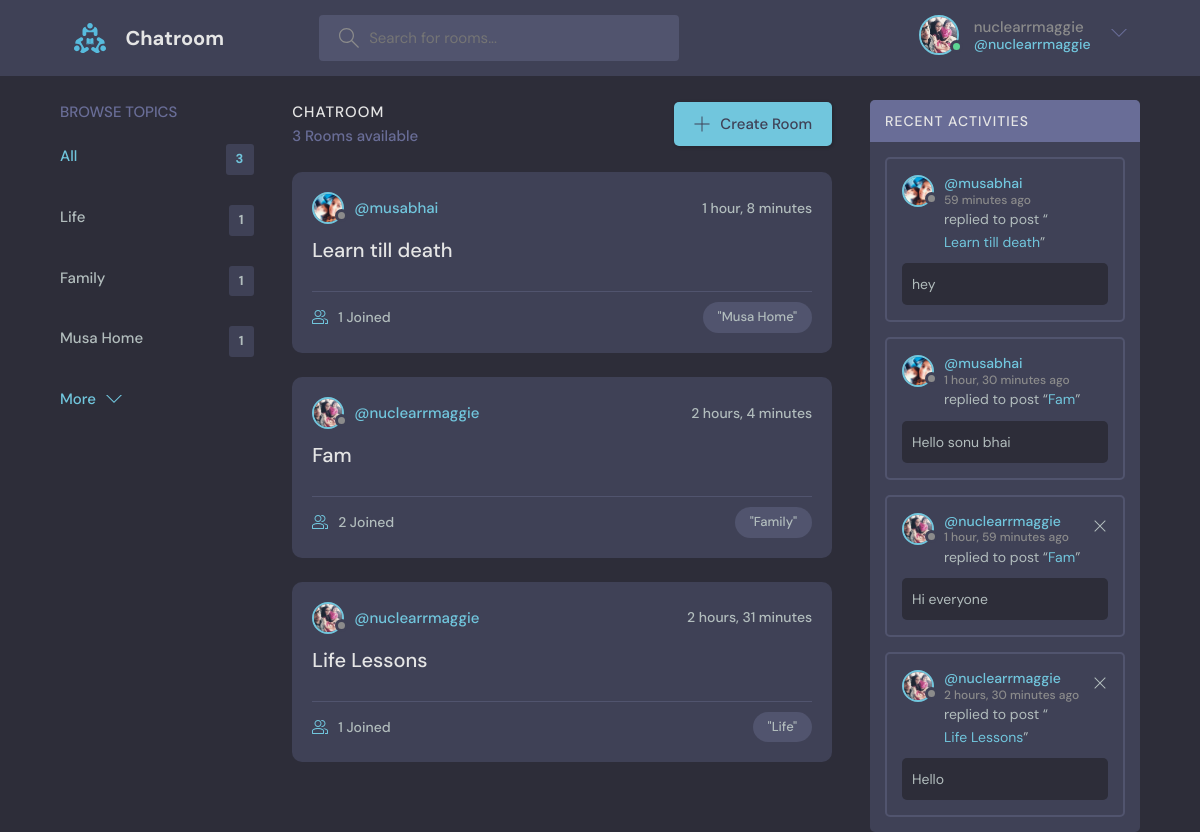
/ (signed in), run on the app's committed database.
### base/models.py (models this page shows, shortened)
class User(AbstractUser):
    name = models.CharField(max_length=200, null=True)
    email = models.EmailField(unique=True, null=True)
    bio = models.TextField(null=True)
    avatar = models.ImageField(null=True, default="avatar.svg")
    USERNAME_FIELD = 'email'
    REQUIRED_FIELDS = []

class Topic(models.Model):
    name = models.CharField(max_length=200)

class Room(models.Model):
    host = models.ForeignKey(User, on_delete=models.SET_NULL, null = True)
    topic = models.ForeignKey(Topic, on_delete=models.SET_NULL, null = True)
    name = models.CharField(max_length=200)
    description = models.TextField(null=True, blank=True)
    participants = models.ManyToManyField(User,related_name='participants',blank=True)
    updated = models.DateTimeField(auto_now=True)
    created = models.DateTimeField(auto_now_add=True)
    class Meta:
        ordering = ['-updated','-created']
    def __str__(self):
        return self.name

class Message(models.Model):
    user = models.ForeignKey(User, on_delete=models.CASCADE)
    room = models.ForeignKey(Room, on_delete=models.CASCADE)
    body = models.TextField()
    updated = models.DateTimeField(auto_now=True)
    created = models.DateTimeField(auto_now_add=True)
    class Meta:
        ordering = ['-updated','-created']

### base/views.py (the view)
# urls.py: path('', views.home, name='home'),
@login_required(login_url = 'login')
def home(request):
    q = request.GET.get('q') if request.GET.get('q') != None else ''
    rooms = Room.objects.filter(Q(topic__name__icontains=q)|Q(description__icontains=q)|Q(name__icontains=q))
    topics = Topic.objects.all()
    room_count = rooms.count()
    room_messages = Message.objects.filter(Q(room__topic__name__icontains=q))
    context = {'rooms' : rooms, 'topics':topics,'room_count':room_count, 'room_messages':room_messages}
    return render(request, 'base/home.html', context)

### base/templates/base/home.html (shortened to what this page needs)
{% extends 'main.html' %}
{% block content %}
    <main class="layout layout--3">
      <div class="container">
        {%include 'base/topics_component.html' %}
        <div class="roomList">
          <div class="roomList__header">
            <div>
              <h2>ChatRoom</h2>
              <p>{{room_count}} Rooms available</p>
            </div>
            <a class="btn btn--main" href="{% url 'create-room' %}">
              <svg version="1.1" xmlns="http://www.w3.org/2000/svg" width="32" height="32" viewBox="0 0 32 32">
                <title>add</title>
                <path
                  d="M16.943 0.943h-1.885v14.115h-14.115v1.885h14.115v14.115h1.885v-14.115h14.115v-1.885h-14.115v-14.115z"
                ></path>
              </svg>
              Create Room
            </a>
          </div>
          {% include 'base/feed_component.html' %}
        </div>
        {% include 'base/activity_component.html' %}
      </div>
    </main>
{% endblock content %}

### templates/navbar.html (shortened to what this page needs)
{% load static %}
<header class="header header--loggedIn">
    <div class="container">
      <a href="{% url 'home' %}" class="header__logo">
        <img src="{% static 'images/logo.svg' %}" />
        <h1>Chatroom</h1>
      </a>
      {% if request.user.is_authenticated %}
      <form class="header__search" method="GET" action = "{% url 'home' %}">
        <label>
          <input name="q" placeholder="Search for rooms..." />
        </label>
      </form>
      {% endif %}
      <nav class="header__menu">
        {% if request.user.is_authenticated %}
        <div class="header__user">
          <a href="{% url 'update-user' %}">
            <div class="avatar avatar--medium active">
              <img src="{{request.user.avatar.url}}" />
            </div>
            <p>{{request.user.username}} <span>@{{request.user.username}}</span></p>
          </a>
          <button class="dropdown-button">
            <svg version="1.1" xmlns="http://www.w3.org/2000/svg" width="32" height="32" viewBox="0 0 32 32">
              <title>chevron-down</title>
              <path d="M16 21l-13-13h-3l16 16 16-16h-3l-13 13z"></path>
            </svg>
          </button>
        </div>
        {% else %}
        <a href="{% url 'login' %}">
          <img src="{% static 'images\avatar.svg'%}" />
          <p>Login</p>
        </a>
        {% endif %}
      </nav>
    </div>
  </header>

### base/templates/base/topics_component.html
<div class="topics">
    <div class="topics__header">
      <h2>Browse Topics</h2>
    </div>
    <ul class="topics__list">
      <li>
        <a href="{% url 'home' %}" class="active">All <span>{{topics.count}}</span></a>
      </li>
      {% for topic in topics %}
      <li>
        <a href="{% url 'home' %}?q={{topic.name}}">{{topic.name}}<span>{{topic.room_set.all.count}}</span></a>
      </li>
      {% endfor %}
    </ul>
    <a class="btn btn--link" href="#">
      More
      <svg version="1.1" xmlns="http://www.w3.org/2000/svg" width="32" height="32" viewBox="0 0 32 32">
        <title>chevron-down</title>
        <path d="M16 21l-13-13h-3l16 16 16-16h-3l-13 13z"></path>
      </svg>
    </a>
  </div>

### base/templates/base/feed_component.html (shortened to what this page needs)
{% for room in rooms %}
<div class="roomListRoom">
    <div class="roomListRoom__header">
      <a href="{% url 'user-profile' room.host.id %}" class="roomListRoom__author">
        <div class="avatar avatar--small">
          <img src="{{room.host.avatar.url}}" />
        </div>
        <span>@{{room.host.username}}</span>
      </a>
      <div class="roomListRoom__actions">
        <span>{{room.created|timesince}}</span>
      </div>
    </div>
    <div class="roomListRoom__content">
      <a href="{% url 'room' room.id %}">{{room.name}}</a>
    </div>
    <div class="roomListRoom__meta">
      <a href="{% url 'room' room.id %}" class="roomListRoom__joined">
        {{room.participants.all.count}} Joined
      </a>
      <p class="roomListRoom__topic">"{{room.topic.name}}"</p>
    </div>
  </div>
{% endfor %}

### base/templates/base/activity_component.html
<div class="activities">
    <div class="activities__header">
      <h2>Recent Activities</h2>
    </div>
    {% for message in room_messages %}
    <div class="activities__box">
      <div class="activities__boxHeader roomListRoom__header">
        <a href="{% url 'user-profile' message.user.id %}" class="roomListRoom__author">
          <div class="avatar avatar--small">
            <img src="{{message.user.avatar.url}}" />
          </div>
          <p>
            @{{message.user.username}}
            <span>{{message.created|timesince}} ago</span>
          </p>
        </a>
        {% if request.user == message.user %}
        <div class="roomListRoom__actions">
          <a href="{% url 'delete-message' message.id %}">
            <svg version="1.1" xmlns="http://www.w3.org/2000/svg" width="32" height="32" viewBox="0 0 32 32">
              <title>remove</title>
              <path
                d="M27.314 6.019l-1.333-1.333-9.98 9.981-9.981-9.981-1.333 1.333 9.981 9.981-9.981 9.98 1.333 1.333 9.981-9.98 9.98 9.98 1.333-1.333-9.98-9.98 9.98-9.981z"
              ></path>
            </svg>
          </a>
        </div>
        {% endif %}
      </div>
      <div class="activities__boxContent">
        <p>replied to post “<a href="{% url 'room' message.room.id %}">{{message.room}}</a>”</p>
        <div class="activities__boxRoomContent">
            {{message.body}}
        </div>
      </div>
    </div>
    {% endfor %}
  </div>

### data on the page
User: user.avatar (picture), user.username "nuclearrmaggie"
Topic: name "Life", room_set.all.count "1"
Topic: name "Family", room_set.all.count "1"
Topic: name "Musa Home", room_set.all.count "1"
Room: host.avatar (picture), host.username "musabhai", created "1 hour, 8 minutes", name "Learn till death", participants.all.count "1", topic.name "Musa Home"
Room: host.avatar (picture), host.username "nuclearrmaggie", created "2 hours, 4 minutes", name "Fam", participants.all.count "2", topic.name "Family"
Room: host.avatar (picture), host.username "nuclearrmaggie", created "2 hours, 31 minutes", name "Life Lessons", participants.all.count "1", topic.name "Life"
Message: user.avatar (picture), user.username "musabhai", created "59 minutes", room "Learn till death", body "hey"
Message: user.avatar (picture), user.username "musabhai", created "1 hour, 30 minutes", room "Fam", body "Hello sonu bhai"
Message: user.avatar (picture), user.username "nuclearrmaggie", created "1 hour, 59 minutes", room "Fam", body "Hi everyone"
Message: user.avatar (picture), user.username "nuclearrmaggie", created "2 hours, 30 minutes", room "Life Lessons", body "Hello"

### other printed values
{{ topics.count }} "3"
{{ room_count }} "3"
